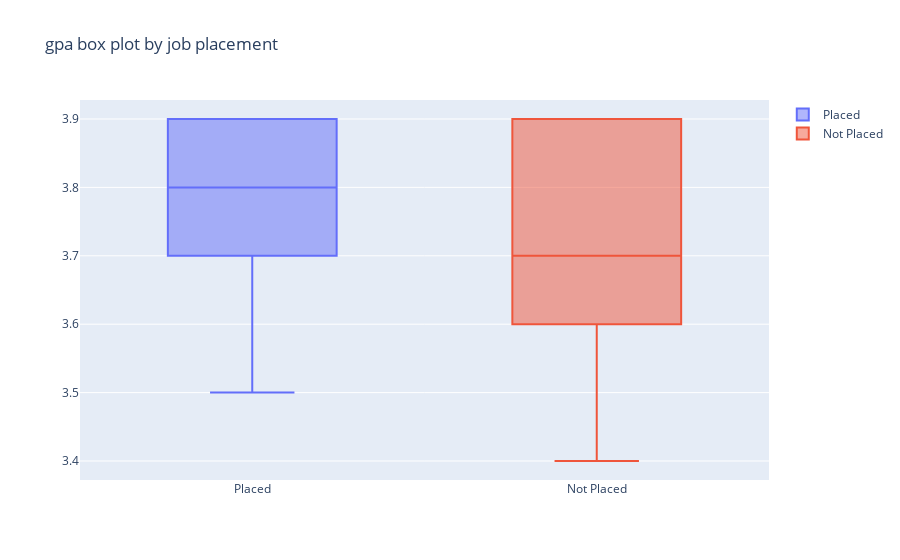

Write notebook code for a chart like this one.
### Code cell
data = []

for genre in df.placement_status.unique():
    data.append(go.Box(y=df[df.placement_status == genre].gpa, name=genre))

fig = go.Figure(data=data, layout={"title": "gpa box plot by job placement"})
iplot(fig, show_link=False)

### Figure 1 — Plotly figure (JSON) as saved in the notebook; plotly's stock layout.template omitted (floating-point values rounded to 4 significant figures; data arrays with more than 128 entries replaced by an {"elided": "..."} marker saying what was removed)
{"data": [{"name": "Placed", "type": "box", "y": {"elided": "570 float values"}}, {"name": "Not Placed", "type": "box", "y": {"elided": "130 float values"}}], "layout": {"title": {"text": "gpa box plot by job placement"}}}
